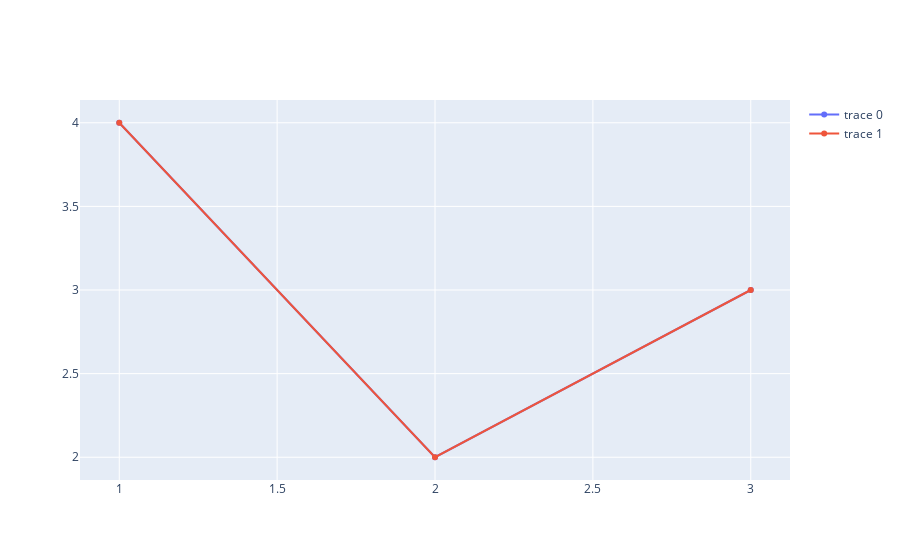

Notebook source saved alongside this figure:
### Code cell
fig.add_scatter(x = [1, 2, 3], y = [4, 2, 3])
fig.show()

### Figure 1 — Plotly figure (JSON) as saved in the notebook; plotly's stock layout.template omitted (floating-point values rounded to 4 significant figures)
{"data": [{"type": "scatter", "x": [1, 2, 3], "y": [4, 2, 3]}, {"type": "scatter", "x": [1, 2, 3], "y": [4, 2, 3]}], "layout": {"autosize": true, "xaxis": {"autorange": true, "range": [0.8804, 3.12], "type": "linear"}, "yaxis": {"autorange": true, "range": [1.835, 4.165], "type": "linear"}}}
